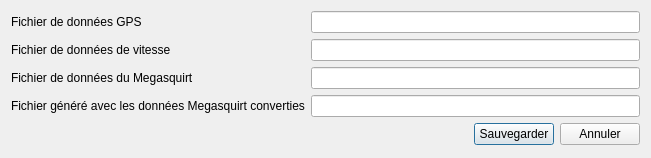
<?xml version="1.0" encoding="UTF-8"?>
<ui version="4.0">
 <class>FileParameterDialog</class>
 <widget class="QDialog" name="FileParameterDialog">
  <property name="geometry">
   <rect>
    <x>0</x>
    <y>0</y>
    <width>651</width>
    <height>158</height>
   </rect>
  </property>
  <property name="windowTitle">
   <string>Paramétrage du nom des fichiers nécessaire pour l'importation</string>
  </property>
  <layout class="QVBoxLayout" name="mainVerticalLayout">
   <item>
    <layout class="QGridLayout" name="gridLayout">
     <item row="0" column="0">
      <widget class="QLabel" name="GPSFileLabel">
       <property name="text">
        <string>Fichier de données GPS</string>
       </property>
      </widget>
     </item>
     <item row="0" column="1">
      <widget class="QLineEdit" name="GPSFileLineEdit"/>
     </item>
     <item row="1" column="0">
      <widget class="QLabel" name="speedFileLabel">
       <property name="text">
        <string>Fichier de données de vitesse</string>
       </property>
      </widget>
     </item>
     <item row="1" column="1">
      <widget class="QLineEdit" name="speedFileLineEdit"/>
     </item>
     <item row="2" column="0">
      <widget class="QLabel" name="megasquirtFileLabel">
       <property name="text">
        <string>Fichier de données du Megasquirt</string>
       </property>
      </widget>
     </item>
     <item row="2" column="1">
      <widget class="QLineEdit" name="megasquirtFileLineEdit"/>
     </item>
     <item row="3" column="0">
      <widget class="QLabel" name="generateMegasquirtFileLabel">
       <property name="text">
        <string>Fichier généré avec les données Megasquirt converties</string>
       </property>
      </widget>
     </item>
     <item row="3" column="1">
      <widget class="QLineEdit" name="generateMegasquirtFileLineEdit"/>
     </item>
    </layout>
   </item>
   <item>
    <layout class="QHBoxLayout" name="pushButtonHorizontalLayout">
     <item>
      <spacer name="horizontalSpacer">
       <property name="orientation">
        <enum>Qt::Horizontal</enum>
       </property>
       <property name="sizeHint" stdset="0">
        <size>
         <width>40</width>
         <height>20</height>
        </size>
       </property>
      </spacer>
     </item>
     <item>
      <widget class="QPushButton" name="savePushButton">
       <property name="text">
        <string>Sauvegarder</string>
       </property>
       <property name="icon">
        <iconset resource="Resources.qrc">
         <normaloff>:/Resources/Icons/checkmark.png</normaloff>:/Resources/Icons/checkmark.png</iconset>
       </property>
      </widget>
     </item>
     <item>
      <widget class="QPushButton" name="cancelPushButton">
       <property name="text">
        <string>Annuler</string>
       </property>
       <property name="icon">
        <iconset resource="Resources.qrc">
         <normaloff>:/Resources/Icons/close.png</normaloff>:/Resources/Icons/close.png</iconset>
       </property>
      </widget>
     </item>
    </layout>
   </item>
  </layout>
 </widget>
 <resources>
  <include location="Resources.qrc"/>
 </resources>
 <connections>
  <connection>
   <sender>cancelPushButton</sender>
   <signal>clicked()</signal>
   <receiver>FileParameterDialog</receiver>
   <slot>reject()</slot>
   <hints>
    <hint type="sourcelabel">
     <x>605</x>
     <y>141</y>
    </hint>
    <hint type="destinationlabel">
     <x>276</x>
     <y>124</y>
    </hint>
   </hints>
  </connection>
 </connections>
</ui>
